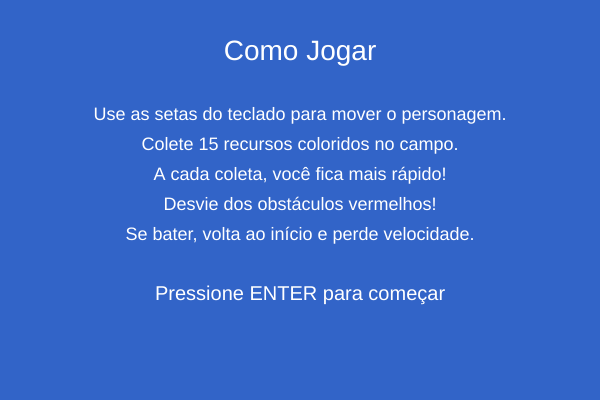
Frame 1 (no input)
Frame 60 (no input): identical to frame 1, image omitted
Frame 120 (the mouse pressed at the canvas centre since frame 60): identical to frame 1, image omitted

The p5.js sketch that drew this single still picture (run headless with seeded random() and noise() and a simulated clock; from frame 60 on, the mouse is pressed at the canvas centre):

// p5.js sketch
// ── sketch.js
let player;
let resources = [];
let obstacles = [];
let collected = 0;
let inCity = false;
let gameState = "intro";

function setup() {
  createCanvas(600, 400);
  player = new Player();

  // Criar recursos
  for (let i = 0; i < 15; i++) {
    resources.push(new Resource(random(width), random(height / 2)));
  }

  // Criar obstáculos
  for (let i = 0; i < 5; i++) {
    obstacles.push(new Obstacle(random(width), random(height - 100, height - 30)));
  }
}

function draw() {
  background(200);

  if (gameState === "intro") {
    showInstructions();
  } else if (gameState === "playing") {
    playGame();
  } else if (gameState === "city") {
    displayCity();
    player.display();
  }
}

function keyPressed() {
  if (gameState === "intro" && keyCode === ENTER) {
    gameState = "playing";
  }
}

function showInstructions() {
  background(50, 100, 200);
  fill(255);
  textAlign(CENTER);
  textSize(28);
  text("Como Jogar", width / 2, 60);

  textSize(18);
  text("Use as setas do teclado para mover o personagem.", width / 2, 120);
  text("Colete 15 recursos coloridos no campo.", width / 2, 150);
  text("A cada coleta, você fica mais rápido!", width / 2, 180);
  text("Desvie dos obstáculos vermelhos!", width / 2, 210);
  text("Se bater, volta ao início e perde velocidade.", width / 2, 240);

  textSize(20);
  text("Pressione ENTER para começar", width / 2, 300);
}

function playGame() {
  if (!inCity) displayField();

  player.update();
  player.display();

  // Exibir obstáculos
  for (let obs of obstacles) {
    obs.display();
    if (player.hitsObstacle(obs)) {
      player.reset();
    }
  }

  // Exibir e coletar recursos
  for (let i = resources.length - 1; i >= 0; i--) {
    resources[i].display();
    if (player.collects(resources[i])) {
      resources.splice(i, 1);
      collected++;
      player.speed += 0.3;
    }
  }

  if (collected >= 15 && !inCity) {
    transitionToCity();
  }

  textSize(20);
  fill(0);
  text("Recursos coletados: " + collected, 20, height - 20);
}

function displayField() {
  fill(100, 200, 100);
  rect(0, height / 2, width, height / 2);
}

function displayCity() {
  fill(150, 150, 255);
  rect(0, height / 2, width, height / 2);
  textSize(32);
  fill(255);
  text("Bem-vindo à cidade!", width / 4, height / 2 + 40);
}

function transitionToCity() {
  inCity = true;
  gameState = "city";
  collected = 0;
  resources = [];
}

class Player {
  constructor() {
    this.startX = width / 2;
    this.startY = height - 30;
    this.x = this.startX;
    this.y = this.startY;
    this.size = 30;
    this.speed = 5;
  }

  update() {
    if (keyIsDown(LEFT_ARROW)) this.x -= this.speed;
    if (keyIsDown(RIGHT_ARROW)) this.x += this.speed;
    if (keyIsDown(UP_ARROW)) this.y -= this.speed;
    if (keyIsDown(DOWN_ARROW)) this.y += this.speed;
    this.x = constrain(this.x, 0, width);
    this.y = constrain(this.y, 0, height);
  }

  display() {
    fill(255, 0, 0);
    noStroke();
    ellipse(this.x, this.y, this.size);
  }

  collects(resource) {
    let d = dist(this.x, this.y, resource.x, resource.y);
    return d < this.size / 2 + resource.size / 2;
  }

  hitsObstacle(obs) {
    let d = dist(this.x, this.y, obs.x, obs.y);
    return d < this.size / 2 + obs.size / 2;
  }

  reset() {
    this.x = this.startX;
    this.y = this.startY;
    this.speed = max(5, this.speed - 1); // Não deixa ficar menor que 5
  }
}

class Resource {
  constructor(x, y) {
    this.x = x;
    this.y = y;
    this.size = 20;
    this.r = random(255);
    this.g = random(255);
    this.b = random(255);
  }

  display() {
    fill(this.r, this.g, this.b);
    noStroke();
    ellipse(this.x, this.y, this.size);
  }
}

class Obstacle {
  constructor(x, y) {
    this.x = x;
    this.y = y;
    this.size = 40;
  }

  display() {
    fill(180, 0, 0);
    noStroke();
    rectMode(CENTER);
    rect(this.x, this.y, this.size, this.size);
  }
}


   
  

   
